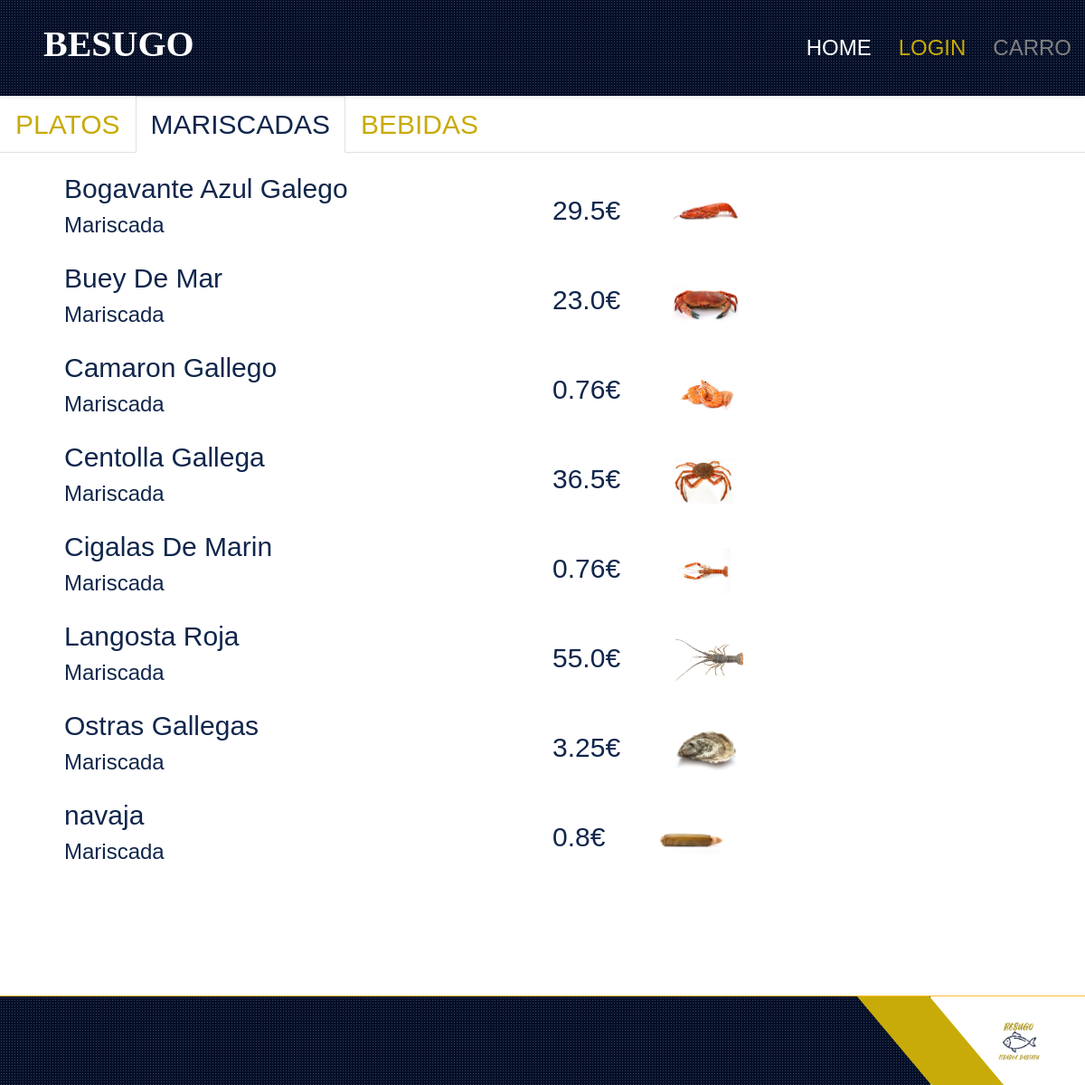
Before: /mariscadas/ with the older database file.
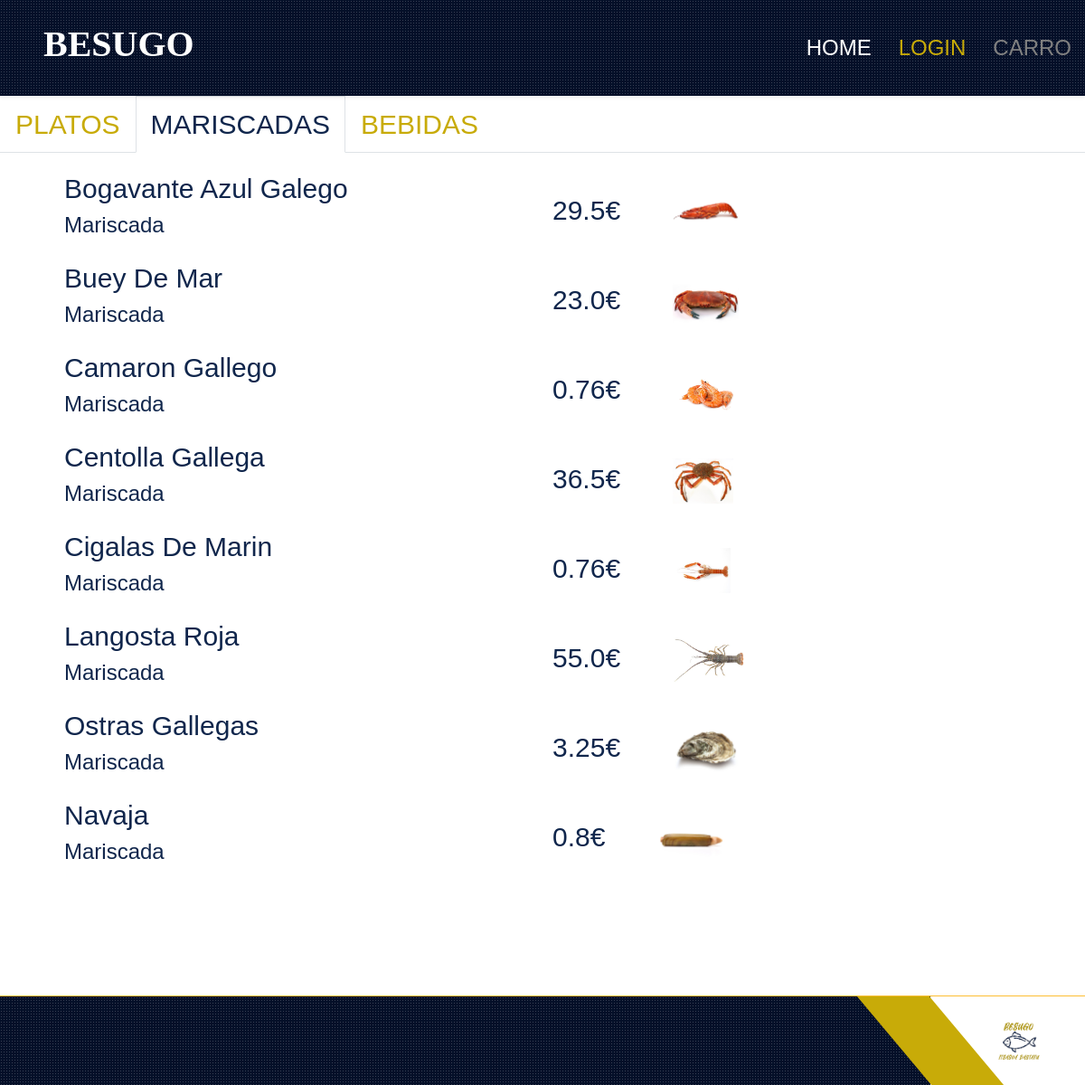
After: the same page with the newer database file.
### store/models.py (models this page shows)
class Produktua(models.Model):
    PRODUKTU_MOTA = (
        (0, 'Osagaia'),
        (1, 'Platera'),
        (2, 'Edaria'),
    )
    izena = models.CharField(max_length=255)
    deskribapena = models.CharField(max_length=255)
    prezioa = models.FloatField()
    stock = models.FloatField()
    mota = models.IntegerField(choices = PRODUKTU_MOTA)
    foto = models.CharField(max_length=255,default='null.jpg')

### store/views.py (the view)
# urls.py: path('mariscadas/', views.mariscadas, name='mariscadas'),
def mariscadas(request):
    myprodu = Produktua.objects.all().values()
    template = loader.get_template('mariscadas.html')
    context = {
        'myprodu': myprodu,
    }
    return HttpResponse(template.render(context, request))

### store/templates/mariscadas.html (shortened to what this page needs)
{% load static %}
<!DOCTYPE html>
<html lang="en">
  <head>
    <link
      rel="stylesheet"
      href="{% static 'https://cdnjs.cloudflare.com/ajax/libs/font-awesome/5.15.0/css/all.min.css' %}"
    />
    <link
      rel="stylesheet"
      href="{% static 'https://cdn.jsdelivr.net/npm/bootstrap-icons@1.4.1/font/bootstrap-icons.css' %}"
    />
    <link
      rel="stylesheet"
      href="{% static 'lib/owlcarousel/assets/owl.carousel.min.css' %}"
    />
    <link
      rel="stylesheet"
      href="{% static 'lib/tempusdominus/css/tempusdominus-bootstrap-4.min.css' %}"
    />
    <link
      rel="stylesheet"
      href="{% static 'lib/lightbox/css/lightbox.min.css' %}"
    />
    <link rel="stylesheet" href="{% static 'css/bootstrap.min.css' %}" />
    <link rel="stylesheet" href="{% static 'css/style.css' %}" />
  </head>
  <body>
    {% include "header.html" %}
    <section id="region-main" class="has-blocks mb-3" aria-label="Contenido">
      <div role="main">
        <div class="course-content">
          <div class="single-section onetopic">
            <ul class="nav nav-tabs mb-3">
              <li class="nav-item">
                <a class="nav-link" href="{% url 'platerak' %}" title="PLATOS"
                  ><innertab
                    style=""
                    class="tab_content tab_position_1 tab_level_0"
                    ><span
                      class="sectionname"
                      style="color: var(--primary); font-size: 30px"
                      >PLATOS</span
                    ></innertab
                  ></a
                >
              </li>
              <li class="nav-item">
                <a class="nav-link active" title="General"
                  ><innertab
                    style=""
                    class="tab_content tab_position_0 tab_level_0 marker"
                    ><span
                      class="sectionname"
                      style="color: var(--dark); font-size: 30px"
                      >MARISCADAS</span
                    ></innertab
                  ></a
                >
              </li>
              <li class="nav-item">
                <a class="nav-link" href="{% url 'bebidas' %}" title="BEBIDAS"
                  ><innertab
                    style=""
                    class="tab_content tab_position_1 tab_level_0"
                    ><span
                      class="sectionname"
                      style="color: var(--primary); font-size: 30px"
                      >BEBIDAS</span
                    ></innertab
                  ></a
                >
              </li>
            </ul>
            <div id="mardiv">
              <div id="menu">
                <table class="menutable">
                  {% for x in myprodu %} {% if x.mota == 0 %}
                  <tr>
                    <td class="menuizena">
                      {{ x.izena }}<br />
                      <p>{{ x.deskribapena }}</p>
                    </td>
                    <td class="menuprez">
                      <div>
                        <span>{{ x.prezioa}}€</span>
                        <img class="tableimg" src="../static/img/{{x.foto}}" />
                      </div>
                    </td>
                  </tr>
                  {% endif %} {% endfor %}
                </table>
              </div>
            </div>
          </div>
        </div>
      </div>
    </section>
    {% include "menufooter.html" %}
  </body>
</html>

### store/templates/header.html (shortened to what this page needs)
<div class="container-fluid sticky-top bg-dark bg-light-radial shadow-sm px-5 pe-lg-0 header">
    <nav class="navbar navbar-expand-lg bg-dark bg-light-radial navbar-dark py-3 py-lg-0">
        <a href="{% url 'index' %}" class="navbar-brand">
            <h1 style="font-family: besugo;font: size 4px; color:#FFFFFF;">BESUGO</h1>
        </a>
        <div class="collapse navbar-collapse" id="navbarCollapse">
            <div class="navbar-nav ms-auto py-0" id="navbotoiak">
                <a href="{% url 'index' %}" class="nav-item nav-link">Home</a>
                {% if request.user.is_authenticated %}
                    <a href="{% url 'amaitusaioa' %}" class="nav-item nav-link active">Log out ({{request.user.username}})</a>
                {% else %}
                    <a href="{% url 'login' %}" class="nav-item nav-link active">Login</a>
                {% endif %}
                {% if request.user.is_authenticated %}
                <a href="{% url 'carro' %}" class="nav-item nav-link" style="">carro</a>
                {% else %}
                <a href="" class="nav-item nav-link" style="color:gray;">carro</a>
                {% endif %}
            </div>
        </div>
    </nav>
</div>

### store/templates/menufooter.html (shortened to what this page needs)
<div
  class="container-fluid bg-dark bg-light-radial text-white border-top border-secondary px-0 menufooter"
>
  <div class="d-flex flex-column flex-md-row justify-content-between">
    <div
      class="py-4 px-5 bg-white footer-shape position-relative text-center text-md-end"
    >
      {% if request.user.is_authenticated %}
      <a href="/carro">
        <button id="btnComprar">PROCESAR COMPRA</button>
      </a>
      {% else %}
      <img src="../static/img/bsg.png" id="bsg" />
      {% endif %}
    </div>
  </div>
</div>

### store/static/css/style.css (style rules this page uses)
:root { --primary: #c8ab08; --secondary: #e9d05c; --light: #FFFFFF; --dark: #10264c; }
body { font-family: Arial, Helvetica, sans-serif; }
.bg-light-radial { background-image: -webkit-repeating-radial-gradient(center center, rgba(256, 256, 256, 0.2), rgba(256, 256, 256, 0.2) 1px, transparent 1px, transparent 100%); background-image: -moz-repeating-radial-gradient(center center, rgba(256, 256, 256, 0.2), rgba(256, 256, 256, 0.2) 1px, transparent 1px, transparent 100%); background-image: -ms-repeating-radial-gradient(center center, rgba(256, 256, 256, 0.2), rgba(256, 256, 256, 0.2) 1px, transparent 1px, transparent 100%); background-image: -o-repeating-radial-gradient(center center, rgba(256, 256, 256, 0.2), rgba(256, 256, 256, 0.2) 1px, transparent 1px, transparent 100%); background-image: repeating-radial-gradient(center center, rgba(256, 256, 256, 0.2), rgba(256, 256, 256, 0.2) 1px, transparent 1px, transparent 100%); background-size: 3px 3px; }
.navbar-dark .navbar-nav .nav-link { position: relative; padding: 35px 15px; font-size: 24px; text-transform: uppercase; color: var(--light); outline: none; transition: .5s; }
.navbar-dark .navbar-nav .nav-link:hover, .navbar-dark .navbar-nav .nav-link.active { color: var(--primary); }
.footer-shape::before { position: absolute; content: ""; width: 80px; height: 100%; top: 0; left: -40px; background: var(--primary); transform: skew(40deg); }
#bsg { margin-left: 25px; }
.sectionname { font-size: 24px; }
#menu { margin-left: 50px; margin-right: 50px; overflow: scroll; overflow-x: hidden; height: 65vh; padding-left: 20px; }
.menutable { height: 70%; width: 100%; }
.menutable tr { font-size: 30px; font-family: Arial; width:auto; }
.menutable td { font-family: Arial; font-size: 30px; color: var(--dark); }
.menuizena { width: 30%; }
.menuprez { font-family: besugo; color: var(--dark); width: 30%; }
.menuprez img { margin-left: 50px; }
.menutable p { font-size: 24px }
.tableimg { height: 50px; margin: 10px; }
#bsg { height: 50px; }
.menufooter { position:absolute; bottom:0; }

Changed rows visible on the page:
changed Produktua: izena "navaja" → "Navaja"
